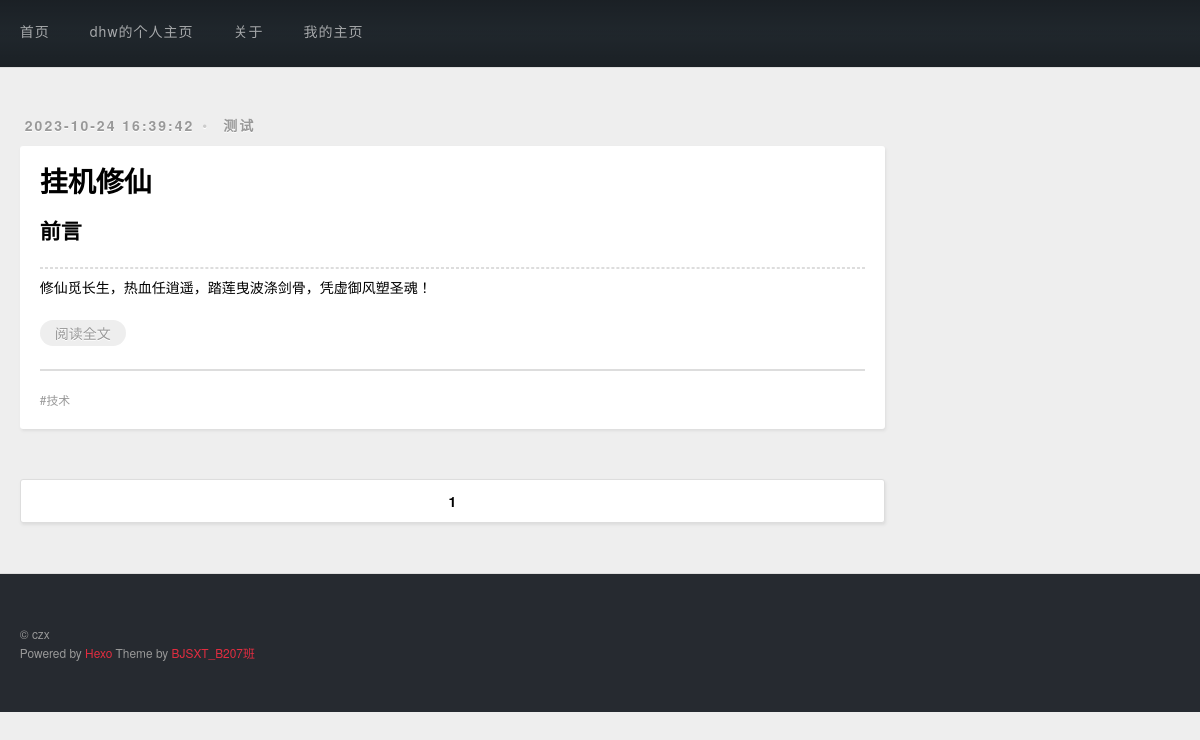
/show_user/15/1, run on the app's committed database.
### post/models.py (models this page shows, shortened)
class Post(models.Model):
    user = models.ForeignKey(User, verbose_name='用户名', default=1,on_delete=models.CASCADE)
    title = models.CharField(max_length=100, unique=True, verbose_name='标题')
    desc = models.CharField(max_length=200, verbose_name='简介')
    content = RichTextField(verbose_name='内容')
    created = models.DateTimeField(auto_now_add=True)
    modified = models.DateTimeField(auto_now=True)
    isdelete = models.BooleanField(default=False, verbose_name='是否删除')
    category = models.ForeignKey(Category, verbose_name='所属类别',default=1, on_delete=models.CASCADE)
    tag = models.ManyToManyField(Tag, verbose_name='所属标签')
    class Meta:
        db_table = 't_post'
        verbose_name_plural = '帖子'

class Category(models.Model):
    cname = models.CharField(max_length=30, unique=True, verbose_name='类别名称')
    class Meta:
        db_table = 't_category'
        verbose_name_plural = '类别'

class Tag(models.Model):
    tname = models.CharField(max_length=20, unique=True, verbose_name='标签名称')
    class Meta:
        db_table = 't_tag'
        verbose_name_plural = '标签'

### post/views.py (the view)
# urls.py: path('show_user/<int:user_id>/<int:page_id>', views.show_user, name='show_user'),
def show_user(request, user_id, page_id=1):
    user=get_object_or_404(User, id=user_id)
    username=user.username
    postList = Post.objects.filter(user=user_id).all().order_by('-created')
    page_obj = Paginator(postList,3)
    page_post = page_obj.page(page_id)
    begin = page_id - int(math.ceil(10.0/2))
    if begin <1:
        begin =1
    end = begin + 9
    if end > page_obj.num_pages:
        end = page_obj.num_pages
    if end <10:
        begin = 1
    else:
        begin = end -9
    page_list = range(begin,end+1)
    return render(request,'show_user.html',
                  {'postList':page_post,
                   'page_list':page_list,
                   'currentNum':page_id,
                   'username':username})

### post/plus.py (called while the page is built)
def getRightInfo(request):
    r_cate_post = Post.objects.values('category__cname','category').annotate(c=Count('*')).order_by('-c')
    r_recent_post = Post.objects.order_by('-created')[:3]
    cursor = connection.cursor()
    r_file_post = cursor.execute('select created,count("*") count from t_post GROUP by strftime("%Y-%m",created) order by count desc ')
    return {'r_cate_post':r_cate_post,'r_recent_post':r_recent_post,'r_file_post':r_file_post}

def getHeaderInfo(request):
    user = request.user
    return {'user':user}

### post/templates/show_user.html (shortened to what this page needs)
{% extends 'show_base.html' %}
{% load mymarkdown %}
{% block main_nav %}
    <nav id="main-nav">
        <a class="main-nav-link" href="{% url "choose" %}">首页</a>
        <a class="main-nav-link">{{username}}的个人主页</a>
        <a class="main-nav-link" href="/aboutme" target="_blank">关于</a>
        <a class="main-nav-link" href="/post">我的主页</a>
    </nav>
{% endblock %}
{% block main %}
    <div id="main">
        {% for post in postList %}
            <article class="article article-type-post">
            <div class="article-meta">
                <a class="article-date">
                    <time>{{ post.created|date:'Y-m-d H:i:s' }}</time>
                </a>
                <div class="article-category">
                    <a class="article-category-link" href="#" target="_blank">{{ post.category.cname }}</a>
                </div>
            </div>
            <div class="article-inner">
                <header class="article-header">
                    <h1 itemprop="name">
                        <a class="article-title" href="#" >{{ post.title }}</a>
                    </h1>
                </header>
                <div class="article-entry" itemprop="articleBody">
                    <h2>前言</h2>
                    <hr>
                    {{ post.desc }}
                    <p class="article-more-link">
                        <a href="/show_post/{{ post.id }}" >阅读全文</a>
                    </p>
                </div>
                <footer class="article-footer">
                    <ul class="article-tag-list">
                        {% for tag in post.tag.all %}
                            <li class="article-tag-list-item">
                                <a class="article-tag-list-link" href="#">{{ tag.tname }}</a>
                            </li>
                        {% endfor %}
                    </ul>
                </footer>
            </div>
        </article>
        {% endfor %}
        <nav id="page-nav">
                {% for page in page_list %}
                    {% if currentNum == page %}
                        <span class="page-number current">{{ page }}</span>
                    {% else %}
                        <a class="page-number" href="/post/page/{{ page }}">{{ page }}</a>
                    {% endif %}
                {% endfor %}
        </nav>
    </div>
{% endblock %}

### data on the page
Post: created "2023-10-24 16:39:42", category.cname "测试", title "挂机修仙", desc "修仙觅长生，热血任逍遥，踏莲曳波涤剑骨，凭虚御风塑圣魂！"
Tag: tname "技术"

### other printed values
{{ username }} "dhw"
{{ page }} "1"
